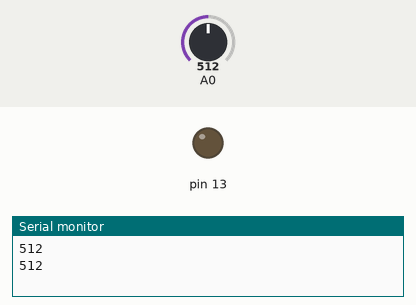
A sketch run on a simulated Arduino Uno, built with avr-gcc and run on an emulated ATmega328P. Shown: output pins drawn as LEDs (lit = HIGH), the last lines printed to the serial monitor. The inputs (shaded band) are chosen by the test bench; at power-on: A0 = 512.

Above: at 1.8 s.
1.9 s: A0 set to 417
3.4 s: A0 set to 382
At 5.2 s:
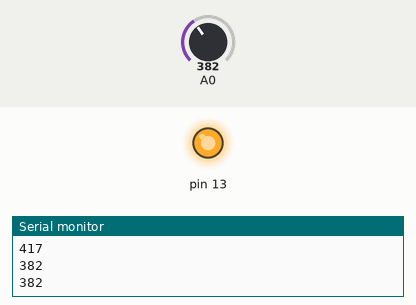
5.5 s: A0 set to 410
At 7.0 s:
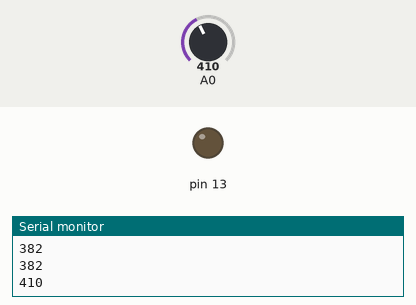
7.5 s: A0 set to 390
At 8.5 s:
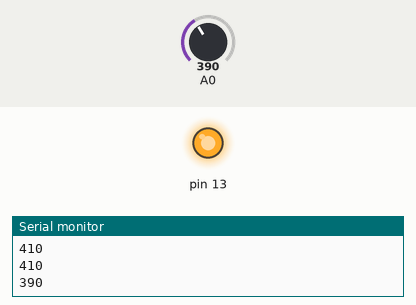
Timing chart, 0 to 10.5 s (numbered marks = the images above; inputs shaded):
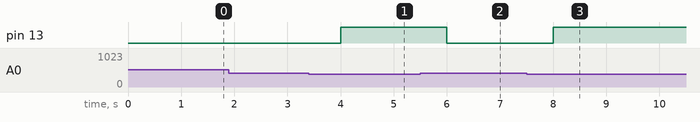

Measured:
- the behaviour switches between 401 and 400 on A0 (found by bisection; images 0 and 1)
- after the input at 3.4 s, pin 13: LOW → HIGH after 0.60 s
- after the input at 5.5 s, pin 13: HIGH → LOW after 0.50 s
- after the input at 7.5 s, pin 13: LOW → HIGH after 0.50 s

The sketch:

sketch_nov19c.ino
```cpp
void setup() {
  Serial.begin(9600);
  pinMode(A0, INPUT);
  pinMode(13, OUTPUT);
  digitalWrite(13, LOW); 
}
int pr_min = 400; 
void loop() {
  int pr = analogRead(A0);
  /* Read value of A0 input (must in range of 0~1023) */
  Serial.println(pr);
  digitalWrite(13, pr > pr_min ? LOW : HIGH);
  /* If input value > pr_min, then flash LED */
  delay(1000); 
}
```
